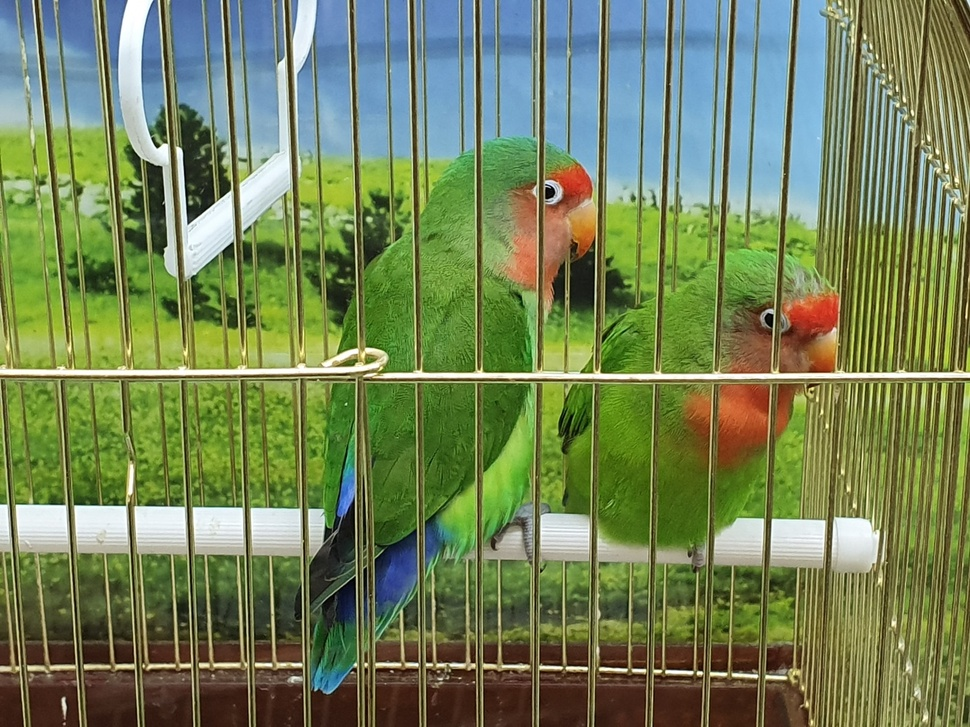
#> input picture team1/4주차/소스코드_week3/bird.jpg, 970 x 727 px, shrunk from 1440 x 1080 before the run
$ python '[1_5]img_histogram.py'
#> lines starting #> are read from the running program, lines starting #| are printed output that depends on the picture
# 참고 링크 : http://www.gisdeveloper.co.kr/?p=6634

import cv2
from matplotlib import pyplot as plt # 히스토그램 출력을 위한 라이브러리 불러오기

# 이미지 열기
img = cv2.imread("bird.jpg", cv2.IMREAD_COLOR)
#> img is the input picture: shape (727, 970, 3); mean B, G, R 87.9, 130.2, 114.6

# 히스토그램 표시
img_gray = cv2.cvtColor(img, cv2.COLOR_BGR2GRAY) # 흑백으로 변환
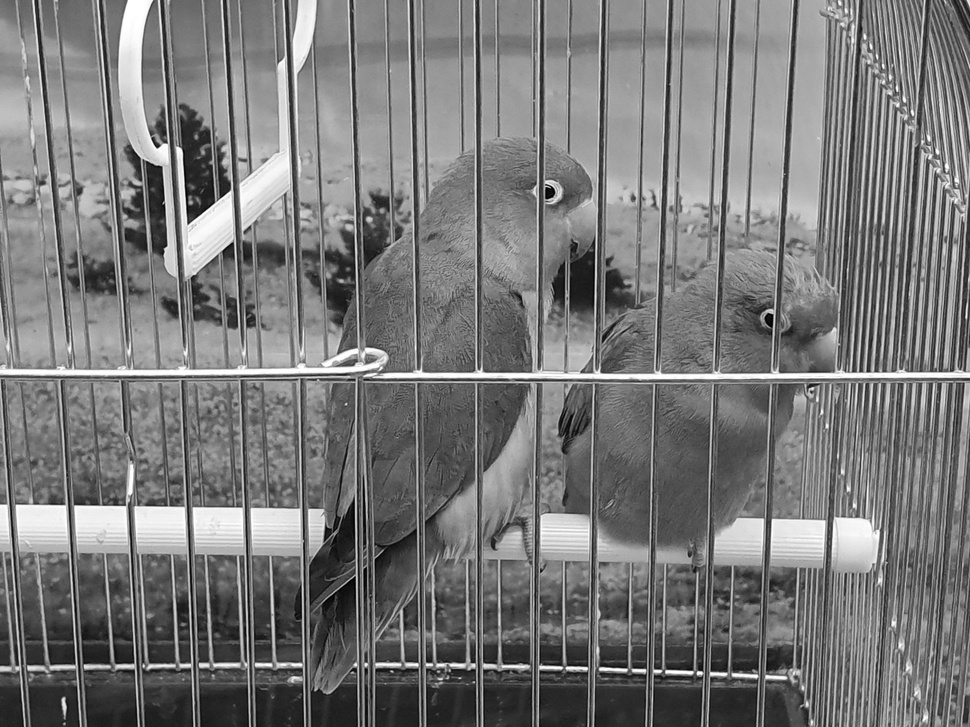
#> img_gray: shape (727, 970); min 0, max 255, mean 120.7
plt.hist(img.ravel(), 256, [0,255]);
plt.show()
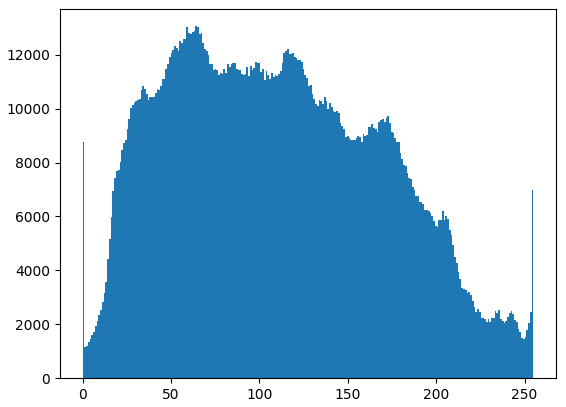
#> figure drawn by matplotlib, 1 panel; tallest bar 13060 high, from x = 63.75 to 64.75

# b / g / r 컬러 채널 별로 히스토그램 출력
color = ('b','g','r')
for i,col in enumerate(color):
    histr = cv2.calcHist([img],[i],None,[256],[0,256])
    plt.plot(histr,color = col)
    plt.xlim([0,256])
plt.show()
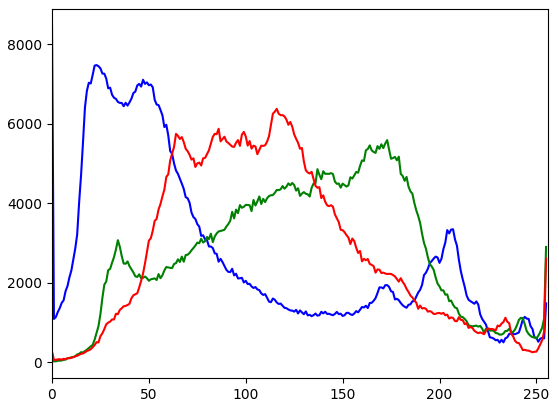
#> figure drawn by matplotlib, 1 panel; curve peaks at x = 0, y = 8477; curve peaks at x = 173, y = 5589; curve peaks at x = 116, y = 6377

$ run again, with team1/4주차/소스코드_week3/zebra.jpg copied over team1/4주차/소스코드_week3/bird.jpg
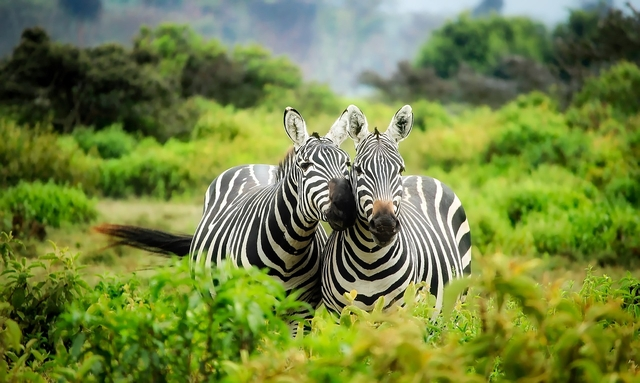
#> input picture team1/4주차/소스코드_week3/zebra.jpg, 640 x 383 px
#> img is the input picture: shape (383, 640, 3); mean B, G, R 63.8, 130.5, 113.5
#> `img_gray = cv2.cvtColor(img, cv2.COLOR_BGR2GRAY)`:
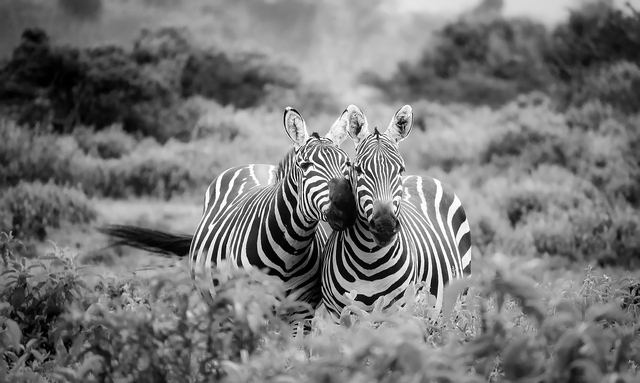
#> img_gray: shape (383, 640); min 0, max 255, mean 117.8
#> `plt.show()`:
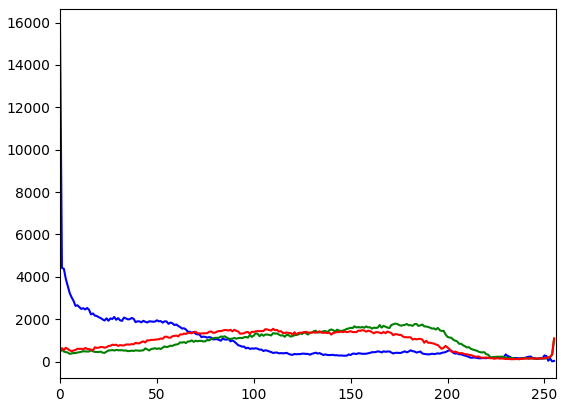
#> figure drawn by matplotlib, 1 panel; curve peaks at x = 0, y = 15867; curve peaks at x = 173, y = 1794; curve peaks at x = 110, y = 1550
